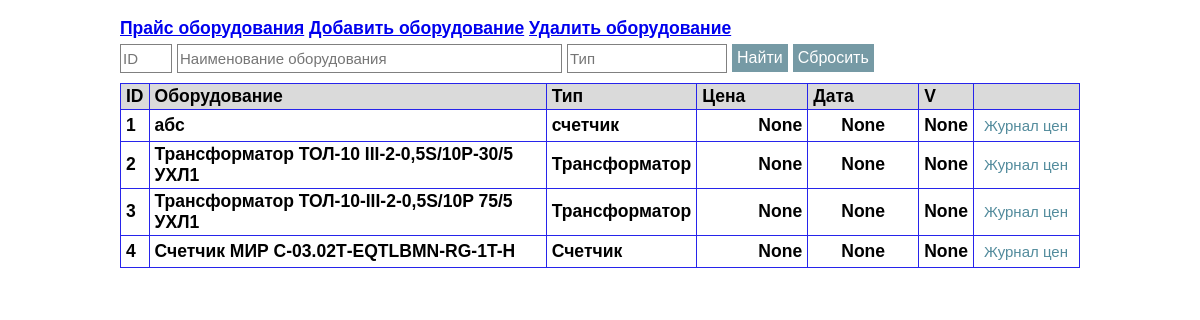
Before: /eqip_prices with the older database file.
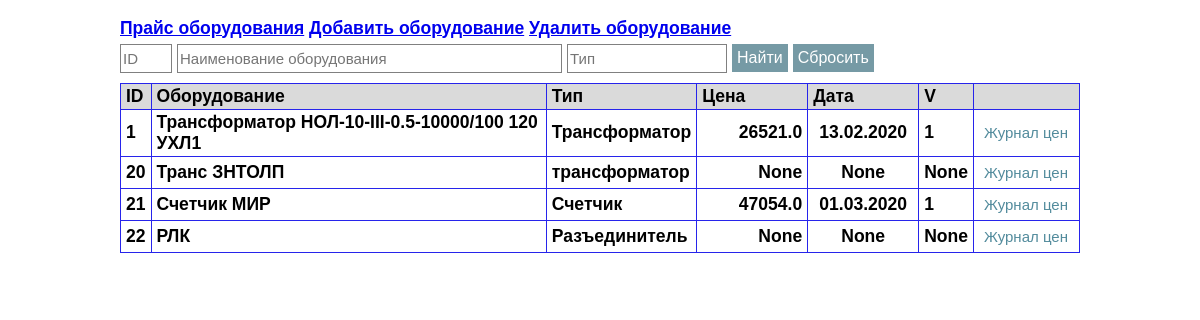
After: the same page with the newer database file.
### tables this page shows
CREATE TABLE equips (
                            id integer not null primary key autoincrement,
                            equip text not null COLLATE NOCASE,
                            type text COLLATE NOCASE);

CREATE TABLE prices (
                            id integer not null primary key autoincrement,
                            id_eq integer not null,
                            price real not null,
                            date date,
                            actual integer, 
                            foreign key (id_eq) references equips(id));

### app_equip.py (the view)
@app.route('/eqip_prices', methods=['GET','POST'])
def eqip_prices() -> str:
    dbs = db_sqlite.EquipDB()
    if request.form.get('bottom_clear'):
        s_id = s_name_eq = s_type_eq = ''
    else:
        s_id = request.form.get('search_id','')
        s_name_eq = request.form.get('search_name_eq','')
        s_type_eq = request.form.get('search_type_eq','')
    result = dbs.get_eqips(id = s_id, name_eq = s_name_eq, type_eq = s_type_eq)
    return render_template('eqip_prices.html', the_title='CПИСОК ОБОРУДОВАНИЯ',
                           the_part1='equip', the_part2='prices',
                           the_results=result)

### db_sqlite.py (called while the page is built)
def sqlite_lower(value_):
    return value_.lower()

    def get_eqips(self, id="", name_eq="", type_eq=""):
        with sqlite3.connect(self._database) as connection:
            connection.create_function("LOWER", 1, sqlite_lower)
            result = connection.execute(
                        """select eq.id, eq.equip, eq.type, pr.id_eq,
                        pr.price, pr.date, pr.actual
                        from equips as eq
                        LEFT OUTER JOIN
                        (select * from prices where actual=1) as pr
                        ON eq.id = pr.id_eq
                        where eq.id LIKE ?
                        and LOWER(eq.equip) LIKE ?
                        and LOWER(eq.type) LIKE ?""",
                        (f'%{id}%', f'%{name_eq.lower()}%',
                        f'%{type_eq.lower()}%'))
        return result

### templates/eqip_prices.html (shortened to what this page needs)
{% extends 'base.html' %}
{% block body %}
<form method='POST' action='/eqip_prices'>
    <div class="div_float">
        <input class='input_filtr' name='search_id' type='TEXT' value='' placeholder="ID" size="3">
    </div>
    <div class="div_float">
        <input class='input_filtr' name='search_name_eq' type='TEXT' value="" placeholder="Наименование оборудования" size="40">
    </div>
    <div class="div_float">
        <input class='input_filtr' name='search_type_eq' type='TEXT' value="" placeholder="Тип" size="15">
    </div>
    <div class="div_float">
        <input class='form_button' name='bottom_find' value='Найти' type='SUBMIT'>
    </div>
    <div class="div_float">
        <input class='form_button' name='bottom_clear' value='Сбросить' type='SUBMIT'>
    </div>
</form>
<form method='POST' action='/1_equip'>
<table class="table">
<thead>
    <tr>
        <td width=10px>ID</td>
        <td>Оборудование</td>
        <td>Тип</td>
        <td width=100px>Цена</td>
        <td width=100px>Дата</td>
        <td width=10px>V</td>
        <td width=95px> </td>
    </tr>
</thead>
<tbody>
    {% for i in the_results %}
        <tr>
            <td>{{i[0]}}</td>
            <td>{{i[1]}}</td>
            <td>{{i[2]}}</td>
            <td align="right">{{i[4]}}</td>
            <td align="center">{{i[5]}}</td>
            <td>{{i[6]}}</td>
            <td><button class="tb_button" name='id_1_eq' value={{i[0]}} type='SUBMIT'>Журнал цен</button></td>
        </tr>
    {% endfor %}
</tbody>
</table>
</form>
{% endblock %}

Changed rows visible on the page:
no longer on this page (row edited): equips: id "1", equip "абс", type "счетчик", i "None"
removed equips: id "2", equip "Трансформатор ТОЛ-10 III-2-0,5S/10Р-30/5 УХЛ1", type "Трансформатор", i "None"
removed equips: id "3", equip "Трансформатор ТОЛ-10-III-2-0,5S/10P 75/5 УХЛ1", type "Трансформатор", i "None"
removed equips: id "4", equip "Счетчик МИР С-03.02Т-ЕQTLBMN-RG-1T-H", type "Счетчик", i "None"
now on this page (row unchanged): prices: i "1", equip "Трансформатор НОЛ-10-III-0.5-10000/100 120 УХЛ1", type "Трансформатор", price "26521.0", date "13.02.2020", actual "1"
added equips: id "20", equip "Транс ЗНТОЛП", type "трансформатор", i "None"
now on this page (row unchanged): prices: i "21", equip "Счетчик МИР", type "Счетчик", price "47054.0", date "01.03.2020", actual "1"
added equips: id "22", equip "РЛК", type "Разъединитель", i "None"
